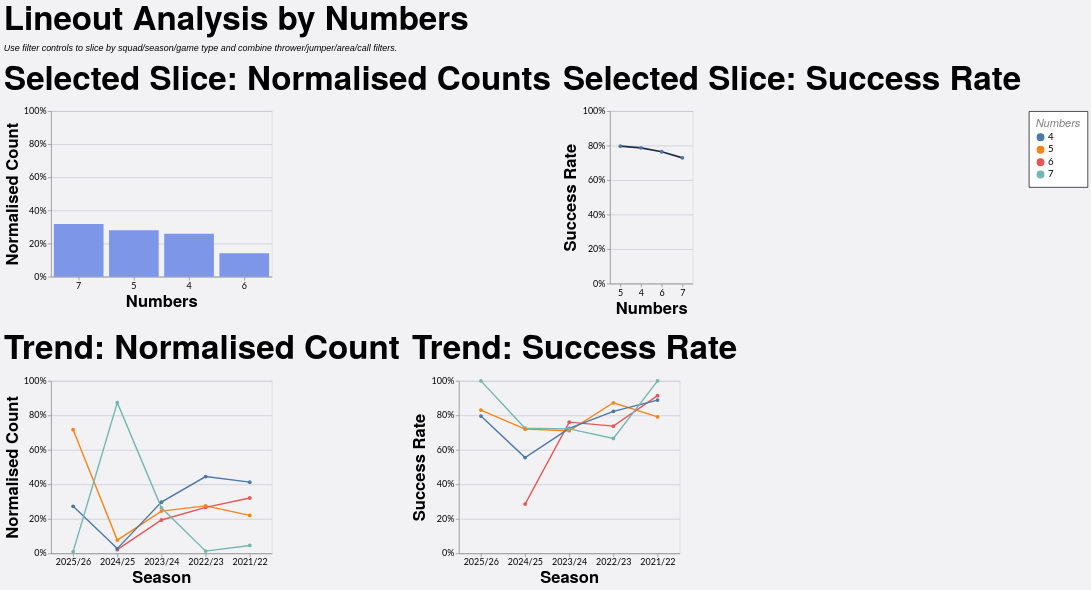

Describe this chart as a Vega-Lite specification.
### Vega-Lite specification from a JSON file in a GitHub repository (floating-point values rounded to 4 significant figures; data arrays with more than 128 entries replaced by an {"elided": "..."} marker saying what was removed)
{"config": {"axis": {"labelFont": "Lato, sans-serif", "titleFont": "PT Sans Narrow, Helvetica Neue, Helvetica, Arial, sans-serif", "labelFontSize": 13, "titleFontSize": 24, "gridColor": "#202947", "gridOpacity": 0.2}, "header": {"labelFont": "PT Sans Narrow, Helvetica Neue, Helvetica, Arial, sans-serif", "titleFont": "PT Sans Narrow, Helvetica Neue, Helvetica, Arial, sans-serif", "labelFontSize": 24, "titleFontSize": 28, "labelFontWeight": "bold", "orient": "left"}, "legend": {"labelFont": "Lato, sans-serif", "titleFont": "PT Sans Narrow, Helvetica Neue, Helvetica, Arial, sans-serif", "labelFontSize": 14, "titleFontSize": 16, "titlePadding": 5, "fillColor": "white", "strokeColor": "black", "padding": 10, "titleFontWeight": "lighter", "titleFontStyle": "italic", "titleColor": "gray", "offset": 10}, "title": {"font": "PT Sans Narrow, Helvetica Neue, Helvetica, Arial, sans-serif", "fontSize": 48, "fontWeight": "bold", "anchor": "start", "align": "center", "titlePadding": 20, "subtitlePadding": 10, "subtitleFontSize": 13, "subtitleColor": "", "subtitleFontStyle": "italic", "offset": 15, "color": "black"}, "axisX": {"labelAngle": 0}, "facet": {"title": null, "header": null, "align": {"row": "each", "column": "each"}}, "resolve": {"scale": {"y": "independent", "facet": "independent"}}, "background": "#f2f1f4"}, "vconcat": [{"hconcat": [{"mark": {"type": "bar", "color": "#7d96e8"}, "encoding": {"tooltip": [{"field": "numbers", "title": "Numbers", "type": "nominal"}, {"field": "attempts", "format": ",.0f", "title": "Lineouts", "type": "quantitative"}, {"field": "share", "format": ".1%", "title": "Normalised Count", "type": "quantitative"}], "x": {"field": "numbers", "sort": "-y", "title": "Numbers", "type": "nominal"}, "y": {"axis": {"format": "%"}, "field": "share", "scale": {"domain": [0, 1]}, "title": "Normalised Count", "type": "quantitative"}}, "height": 240, "title": "Selected Slice: Normalised Counts", "transform": [{"filter": "(loSquad == 'All' || datum.squad == loSquad) && (loGameType == 'All' || (loGameType == 'League + Cup' && (datum.game_type == 'League' || datum.game_type == 'Cup')) || (loGameType == 'League only' && datum.game_type == 'League') || datum.game_type == loGameType) && (loOpposition == 'All' || datum.opposition == loOpposition) && (loThrower == 'All' || datum.thrower == loThrower) && (loJumper == 'All' || datum.jumper == loJumper) && (loArea == 'All' || datum.area == loArea) && (loNumbers == 'All' || datum.numbers == loNumbers) && (loCall == 'All' || datum.call == loCall) && (loCallType == 'All' || datum.call_type == loCallType)"}, {"filter": "(loSeason == 'All' || datum.season == loSeason)"}, {"aggregate": [{"op": "count", "as": "attempts"}, {"op": "sum", "field": "won", "as": "won"}], "groupby": ["numbers"]}, {"joinaggregate": [{"op": "sum", "field": "attempts", "as": "total_attempts"}]}, {"calculate": "datum.attempts / datum.total_attempts", "as": "share"}, {"calculate": "datum.won / datum.attempts", "as": "success_rate"}], "width": 320}, {"mark": {"type": "line", "color": "#202946", "point": true, "strokeWidth": 2.5}, "encoding": {"tooltip": [{"field": "numbers", "title": "Numbers", "type": "nominal"}, {"field": "won", "format": ",.0f", "title": "Won", "type": "quantitative"}, {"field": "attempts", "format": ",.0f", "title": "Lineouts", "type": "quantitative"}, {"field": "success_rate", "format": ".1%", "title": "Success Rate", "type": "quantitative"}], "x": {"field": "numbers", "sort": "-y", "title": "Numbers", "type": "nominal"}, "y": {"axis": {"format": "%"}, "field": "success_rate", "scale": {"domain": [0, 1]}, "title": "Success Rate", "type": "quantitative"}}, "height": 250, "title": "Selected Slice: Success Rate", "transform": [{"filter": "(loSquad == 'All' || datum.squad == loSquad) && (loGameType == 'All' || (loGameType == 'League + Cup' && (datum.game_type == 'League' || datum.game_type == 'Cup')) || (loGameType == 'League only' && datum.game_type == 'League') || datum.game_type == loGameType) && (loOpposition == 'All' || datum.opposition == loOpposition) && (loThrower == 'All' || datum.thrower == loThrower) && (loJumper == 'All' || datum.jumper == loJumper) && (loArea == 'All' || datum.area == loArea) && (loNumbers == 'All' || datum.numbers == loNumbers) && (loCall == 'All' || datum.call == loCall) && (loCallType == 'All' || datum.call_type == loCallType)"}, {"filter": "(loSeason == 'All' || datum.season == loSeason)"}, {"aggregate": [{"op": "count", "as": "attempts"}, {"op": "sum", "field": "won", "as": "won"}], "groupby": ["numbers"]}, {"joinaggregate": [{"op": "sum", "field": "attempts", "as": "total_attempts"}]}, {"calculate": "datum.attempts / datum.total_attempts", "as": "share"}, {"calculate": "datum.won / datum.attempts", "as": "success_rate"}], "width": {"step": 30}}], "spacing": 16}, {"hconcat": [{"mark": {"type": "line", "point": true, "strokeWidth": 2}, "encoding": {"color": {"field": "numbers", "title": "Numbers", "type": "nominal"}, "tooltip": [{"field": "season", "title": "Season", "type": "nominal"}, {"field": "numbers", "title": "Numbers", "type": "nominal"}, {"field": "attempts", "format": ",.0f", "title": "Lineouts", "type": "quantitative"}, {"field": "norm_count", "format": ".1%", "title": "Normalised Count", "type": "quantitative"}], "x": {"field": "season", "sort": "-x", "title": "Season", "type": "nominal"}, "y": {"axis": {"format": "%"}, "field": "norm_count", "scale": {"domain": [0, 1]}, "title": "Normalised Count", "type": "quantitative"}}, "height": 250, "title": "Trend: Normalised Count", "transform": [{"filter": "(loSquad == 'All' || datum.squad == loSquad) && (loGameType == 'All' || (loGameType == 'League + Cup' && (datum.game_type == 'League' || datum.game_type == 'Cup')) || (loGameType == 'League only' && datum.game_type == 'League') || datum.game_type == loGameType) && (loOpposition == 'All' || datum.opposition == loOpposition) && (loThrower == 'All' || datum.thrower == loThrower) && (loJumper == 'All' || datum.jumper == loJumper) && (loArea == 'All' || datum.area == loArea) && (loNumbers == 'All' || datum.numbers == loNumbers) && (loCall == 'All' || datum.call == loCall) && (loCallType == 'All' || datum.call_type == loCallType)"}, {"aggregate": [{"op": "count", "as": "attempts"}, {"op": "sum", "field": "won", "as": "won"}], "groupby": ["season", "numbers"]}, {"joinaggregate": [{"op": "sum", "field": "attempts", "as": "season_attempts"}], "groupby": ["season"]}, {"calculate": "datum.attempts / datum.season_attempts", "as": "norm_count"}, {"calculate": "datum.won / datum.attempts", "as": "success_rate"}], "width": 320}, {"mark": {"type": "line", "point": true, "strokeWidth": 2}, "encoding": {"color": {"field": "numbers", "title": "Numbers", "type": "nominal"}, "tooltip": [{"field": "season", "title": "Season", "type": "nominal"}, {"field": "numbers", "title": "Numbers", "type": "nominal"}, {"field": "won", "format": ",.0f", "title": "Won", "type": "quantitative"}, {"field": "attempts", "format": ",.0f", "title": "Lineouts", "type": "quantitative"}, {"field": "success_rate", "format": ".1%", "title": "Success Rate", "type": "quantitative"}], "x": {"field": "season", "sort": "-x", "title": "Season", "type": "nominal"}, "y": {"axis": {"format": "%"}, "field": "success_rate", "scale": {"domain": [0, 1]}, "title": "Success Rate", "type": "quantitative"}}, "height": 250, "title": "Trend: Success Rate", "transform": [{"filter": "(loSquad == 'All' || datum.squad == loSquad) && (loGameType == 'All' || (loGameType == 'League + Cup' && (datum.game_type == 'League' || datum.game_type == 'Cup')) || (loGameType == 'League only' && datum.game_type == 'League') || datum.game_type == loGameType) && (loOpposition == 'All' || datum.opposition == loOpposition) && (loThrower == 'All' || datum.thrower == loThrower) && (loJumper == 'All' || datum.jumper == loJumper) && (loArea == 'All' || datum.area == loArea) && (loNumbers == 'All' || datum.numbers == loNumbers) && (loCall == 'All' || datum.call == loCall) && (loCallType == 'All' || datum.call_type == loCallType)"}, {"aggregate": [{"op": "count", "as": "attempts"}, {"op": "sum", "field": "won", "as": "won"}], "groupby": ["season", "numbers"]}, {"joinaggregate": [{"op": "sum", "field": "attempts", "as": "season_attempts"}], "groupby": ["season"]}, {"calculate": "datum.attempts / datum.season_attempts", "as": "norm_count"}, {"calculate": "datum.won / datum.attempts", "as": "success_rate"}], "width": 320}], "spacing": 16}], "data": {"name": "data-9f78a8a80e26132ebc7aef6a8d9c7f48"}, "params": [{"name": "loSquad", "value": "All"}, {"name": "loSeason", "value": "All"}, {"name": "loGameType", "value": "All"}, {"name": "loOpposition", "value": "All"}, {"name": "loThrower", "value": "All"}, {"name": "loJumper", "value": "All"}, {"name": "loArea", "value": "All"}, {"name": "loNumbers", "value": "All"}, {"name": "loCall", "value": "All"}, {"name": "loCallType", "value": "All"}], "spacing": 22, "title": {"text": "Lineout Analysis by Numbers", "subtitle": "Use filter controls to slice by squad/season/game type and combine thrower/jumper/area/call filters."}, "$schema": "https://vega.github.io/schema/vega-lite/v5.20.1.json", "datasets": {"data-9f78a8a80e26132ebc7aef6a8d9c7f48": {"elided": "1228 records"}}}
